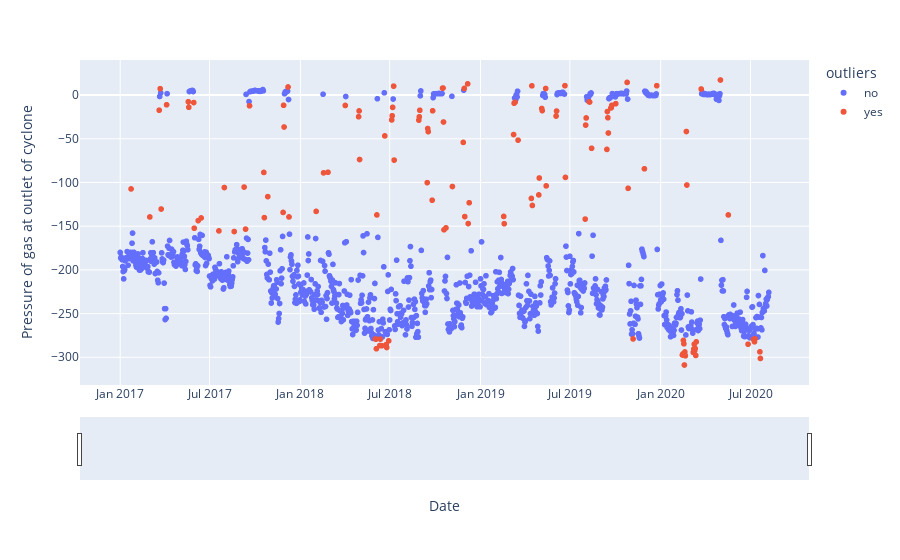

The code cell stored with this chart in its notebook:
### Code cell
from sklearn.ensemble import IsolationForest
import plotly.express as px
model =  IsolationForest(contamination=0.1)
model.fit(df[['Pressure of gas at outlet of cyclone']])
df['outliers']=pd.Series(model.predict(df[['Pressure of gas at outlet of cyclone']])).apply(lambda x: 'yes' if (x == -1) else 'no' )
df3=df.query('outliers=="yes"')
df3.to_csv(r"C:\Users\shaha\Desktop\Task\Pressure_outlet.csv")
fig = px.scatter(df.reset_index(), x='Date', y='Pressure of gas at outlet of cyclone', color='outliers')
fig.update_xaxes(rangeslider_visible=True,)
fig.show()

### Figure 1 — Plotly figure (JSON) as saved in the notebook; plotly's stock layout.template omitted (floating-point values rounded to 4 significant figures; data arrays with more than 128 entries replaced by an {"elided": "..."} marker saying what was removed)
{"data": [{"hovertemplate": "outliers=no<br>Date=%{x}<br>Pressure of gas at outlet of cyclone=%{y}<extra></extra>", "legendgroup": "no", "marker": {"color": "#636efa", "symbol": "circle"}, "mode": "markers", "name": "no", "showlegend": true, "type": "scattergl", "x": {"elided": "1182 str values"}, "xaxis": "x", "y": {"elided": "1182 float values"}, "yaxis": "y"}, {"hovertemplate": "outliers=yes<br>Date=%{x}<br>Pressure of gas at outlet of cyclone=%{y}<extra></extra>", "legendgroup": "yes", "marker": {"color": "#EF553B", "symbol": "circle"}, "mode": "markers", "name": "yes", "showlegend": true, "type": "scattergl", "x": {"elided": "132 str values"}, "xaxis": "x", "y": {"elided": "132 float values"}, "yaxis": "y"}], "layout": {"legend": {"title": {"text": "outliers"}, "tracegroupgap": 0}, "margin": {"t": 60}, "xaxis": {"anchor": "y", "domain": [0, 1], "rangeslider": {"visible": true}, "title": {"text": "Date"}}, "yaxis": {"anchor": "x", "domain": [0, 1], "title": {"text": "Pressure of gas at outlet of cyclone"}}}}
